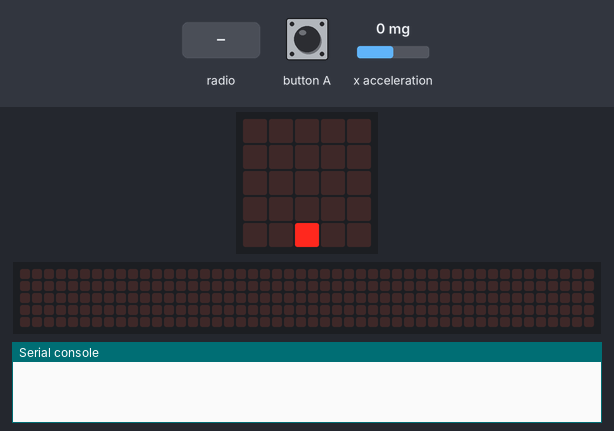
A program run on a simulated BBC micro:bit running MicroPython. On the bench: the board's 5×5 LED display, a strip that is not on the board, showing the scrolling text unrolled, the last lines printed to the serial console. The inputs (shaded band) are chosen by the test bench; at power-on: x acceleration 0 mg. No radio messages arrive unless stated (any console line starting 'radio sent:' is added by the test bench); the 48×5 strip is a reading aid, not a part: it shows the text the display is scrolling, unrolled, one strip-width of it at a time.

Above: at 1.2 s.
1.3 s: button A pressed for 0.15 s
3.0 s: radio message "1" arrives
At 3.33 s:
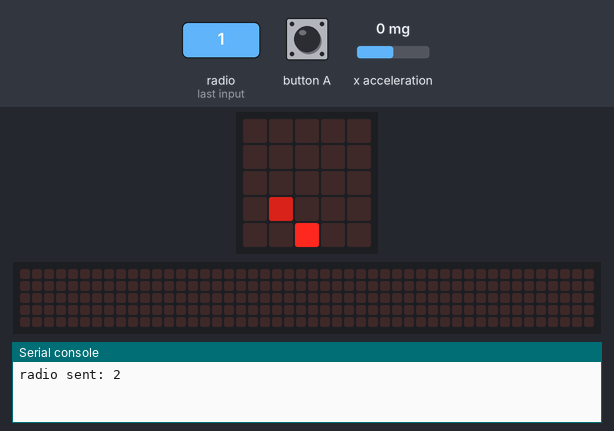
4.6 s: x acceleration set to -1440 mg
At 5.4 s:
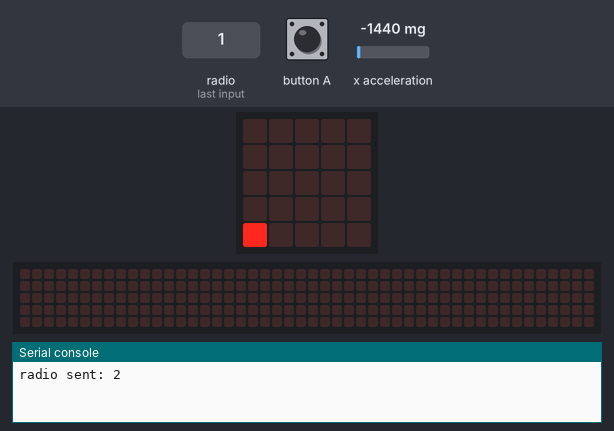
7.6 s: radio message "0" arrives
At 7.9 s:
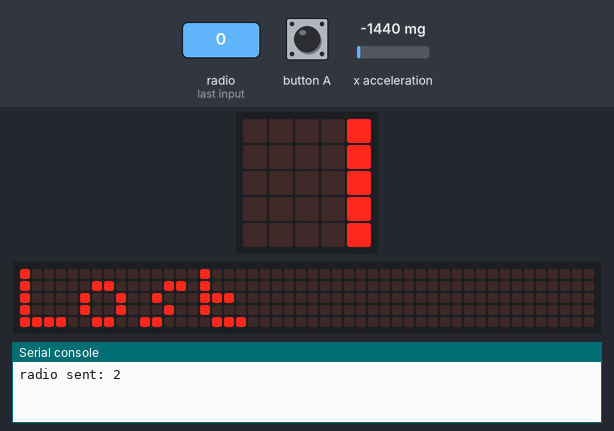
9.2 s: x acceleration set to 750 mg
At 11.73 s:
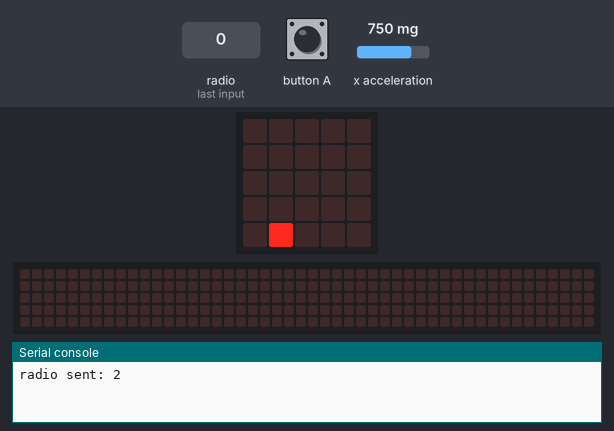
12.2 s: button A pressed for 1 s
At 13.43 s:
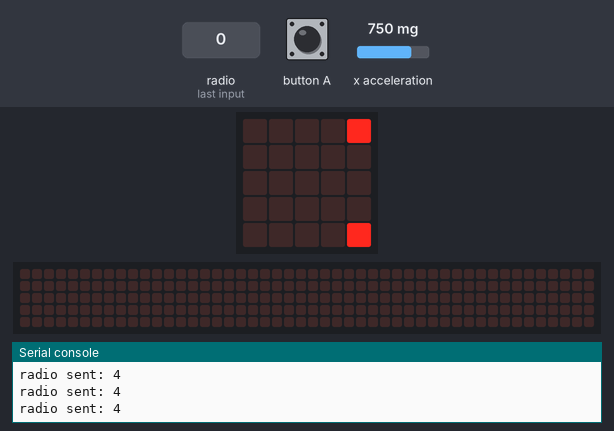
Timing chart, 0 to 14.8 s (numbered marks = the images above; inputs shaded):
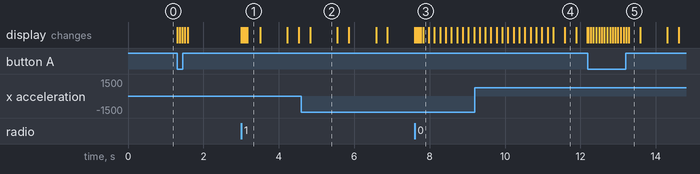

The program:

shooterGame.py
```python
from microbit import *
import radio
radio.on()
radio.config(channel = 2)
shooterX = 2
shooterY = 4
bulletX = 0
bulletY = 0
shooting = 0
acum = 0
shotAt = 0
missileY = -1
missileX = -1
while True:
    display.set_pixel(shooterX, shooterY, 9) #9 = luminozitate maxima
    if shooting == 1:
        while bulletY > 0:
            display.set_pixel(bulletX, bulletY, 0)
            bulletY = bulletY - 1
            display.set_pixel(bulletX, bulletY, 9)
            display.set_pixel(shooterX, shooterY, 9) # afisare nava
            sleep(70)
        # de adaugat
        shooting = 0
        # radio sending value
        radio.send(str(bulletX))

    else:
        display.set_pixel(bulletX, bulletY, 0)

    if accelerometer.get_x() < -200 and running_time() - acum > 150 and shooting == 0:
        acum = running_time()
        display.set_pixel(shooterX, shooterY, 0) #0 = luminozitate minima
        shooterX = shooterX - 1
        if shooterX < 0:
            shooterX = 0
    elif accelerometer.get_x() > 200 and running_time() - acum > 150 and shooting == 0:
        acum = running_time()
        display.set_pixel(shooterX, shooterY, 0) #0 = luminozitate minima
        shooterX = shooterX + 1
        if shooterX > 4:
            shooterX = 4
    elif button_a.is_pressed() and shooting == 0:
        #sleep(100)
        if shooting == 0:
            bulletX = shooterX
            bulletY = shooterY
            shooting = 1
        # elif shooting == 1:
        #    display.set_pixel(bulletX, bulletY, 0) #sterg bullet
        #    bulletY = bulletY - 1
        #    if bulletY < 0:
        #        bulletY = 0
        #        shooting = 2

    coordonata = radio.receive()
    if coordonata != None:
        missileX = int(coordonata)
    if missileX in range(0, 5) and shotAt == 0:
        shotAt = 1
        display.set_pixel(missileX, 0, 5)
        missileY = 0
        acum = running_time()
    if shotAt == 1 and running_time() - acum > 50 and missileY < 4:
        acum = running_time()
        display.set_pixel(missileX, missileY, 0)
        missileY = missileY + 1
        display.set_pixel(missileX, missileY, 5)
    if missileY == 4:
        shotAt = 0
        if missileX == shooterX:
            display.clear()
            display.scroll("Lost")
        else:
            display.clear()
            display.set_pixel(shooterX, shooterY, 9)
        missileX = 10 #o valoare neutra pentru a nu relua desenarea obuzelor
```

Measured:
- after the input at 3.0 s, the display: first changes at once (image 1 shows a later state)
- after the input at 4.6 s, the display: changes after 0.23 s (image 2)
- after the input at 7.6 s, the display: first differs from a run without the input at once (image 3 shows a later state)
- after the input at 9.2 s, the display: first differs from a run without the input after 2.4 s (image 4)
- after the input at 12.2 s, the display: first changes at once (image 5 shows a later state)
- what the display in image 2 shows lasts 0.8 s, from 4.8 s to 5.6 s
